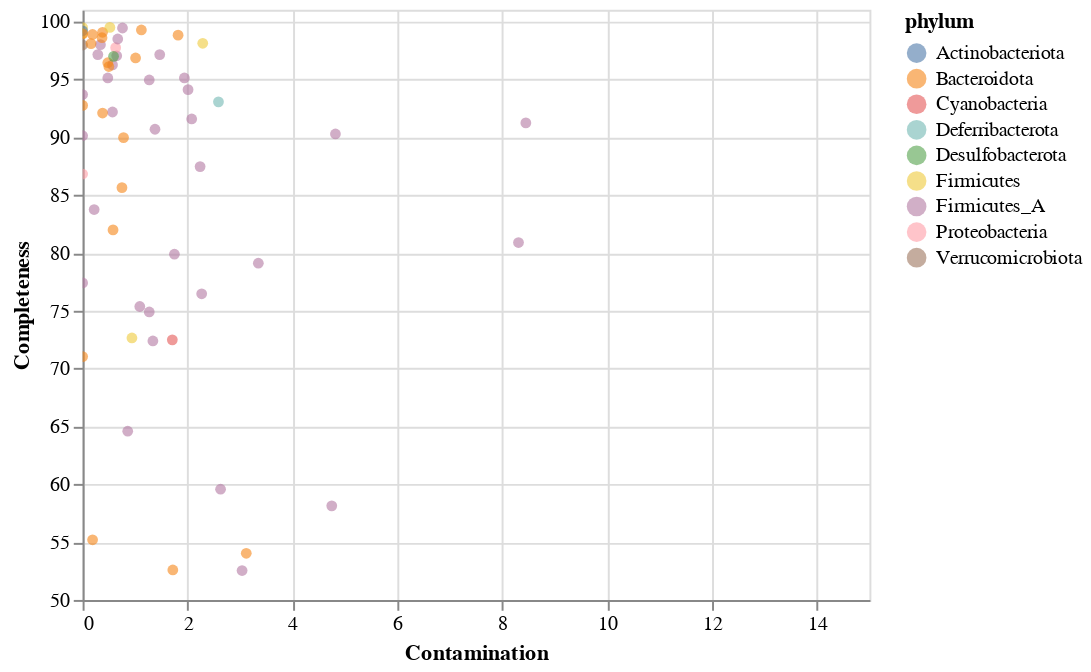

This figure's notebook cell:
### Code cell
xscale = alt.Scale(domain=(0, 15))
yscale = alt.Scale(domain=(50, 101))

alt.Chart(genome_quality).mark_circle(opacity= .6).encode(
    alt.X('Contamination', scale=xscale),
    alt.Y('Completeness', scale=yscale),
    color='phylum',
    tooltip=['Name', 'Id', 'Contamination','Completeness' ]
).interactive()

### Figure 1 — Vega-Lite specification as saved in the notebook (floating-point values rounded to 4 significant figures)
{"config": {"view": {"continuousWidth": 400, "continuousHeight": 300}}, "data": {"name": "data-914d5756d6bb778fce6fdba51584461f"}, "mark": {"type": "circle", "opacity": 0.6}, "encoding": {"color": {"type": "nominal", "field": "phylum"}, "tooltip": [{"type": "nominal", "field": "Name"}, {"type": "nominal", "field": "Id"}, {"type": "quantitative", "field": "Contamination"}, {"type": "quantitative", "field": "Completeness"}], "x": {"type": "quantitative", "field": "Contamination", "scale": {"domain": [0, 15]}}, "y": {"type": "quantitative", "field": "Completeness", "scale": {"domain": [50, 101]}}}, "selection": {"selector001": {"type": "interval", "bind": "scales", "encodings": ["x", "y"]}}, "$schema": "https://vega.github.io/schema/vega-lite/v4.0.0.json", "datasets": {"data-914d5756d6bb778fce6fdba51584461f": [{"Marker lineage": "k__Bacteria (UID203)", "# genomes": 5449, "# markers": 103, "# marker sets": 57, "0": 57, "1": 44, "2": 2, "3": 0, "4": 0, "5+": 0, "Completeness": 59.57, "Contamination": 2.63, "Strain heterogeneity": 0.0, "Quality_Score": 46.42, "Lineage": "k__Bacteria", "Id": "MAG01", "kindom": "Bacteria", "phylum": "Firmicutes_A", "class": "Clostridia", "order": "Lachnospirales", "family": "Lachnospiraceae", "genus": "Acetatifactor", "species": null, "Name": "Acetatifactor MAG01"}, {"Marker lineage": "o__Bacteroidales (UID2617)", "# genomes": 213, "# markers": 406, "# marker sets": 265, "0": 198, "1": 207, "2": 1, "3": 0, "4": 0, "5+": 0, "Completeness": 55.2, "Contamination": 0.19, "Strain heterogeneity": 0.0, "Quality_Score": 54.25, "Lineage": "o__Bacteroidales", "Id": "MAG02", "kindom": "Bacteria", "phylum": "Bacteroidota", "class": "Bacteroidia", "order": "Bacteroidales", "family": "Muribaculaceae", "genus": "CAG-485", "species": "CAG-485 sp002361155", "Name": "CAG-485 sp002361155"}, {"Marker lineage": "f__Lachnospiraceae (UID1255)", "# genomes": 90, "# markers": 354, "# marker sets": 174, "0": 89, "1": 262, "2": 3, "3": 0, "4": 0, "5+": 0, "Completeness": 72.38, "Contamination": 1.34, "Strain heterogeneity": 0.0, "Quality_Score": 65.68, "Lineage": "f__Lachnospiraceae", "Id": "MAG03", "kindom": "Bacteria", "phylum": "Firmicutes_A", "class": "Clostridia", "order": "Lachnospirales", "family": "Lachnospiraceae", "genus": "CAG-95", "species": "CAG-95 sp000403495", "Name": "CAG-95 sp000403495"}, {"Marker lineage": "f__Lachnospiraceae (UID1255)", "# genomes": 90, "# markers": 354, "# marker sets": 174, "0": 14, "1": 339, "2": 1, "3": 0, "4": 0, "5+": 0, "Completeness": 96.24, "Contamination": 0.57, "Strain heterogeneity": 0.0, "Quality_Score": 93.39, "Lineage": "f__Lachnospiraceae", "Id": "MAG04", "kindom": "Bacteria", "phylum": "Firmicutes_A", "class": "Clostridia", "order": "Lachnospirales", "family": "Lachnospiraceae", "genus": null, "species": null, "Name": "Lachnospiraceae MAG04"}, {"Marker lineage": "k__Bacteria (UID203)", "# genomes": 5449, "# markers": 103, "# marker sets": 57, "0": 8, "1": 70, "2": 25, "3": 0, "4": 0, "5+": 0, "Completeness": 91.23, "Contamination": 8.45, "Strain heterogeneity": 28.0, "Quality_Score": 48.98, "Lineage": "k__Bacteria", "Id": "MAG05", "kindom": "Bacteria", "phylum": "Firmicutes_A", "class": "Clostridia", "order": "Lachnospirales", "family": "Lachnospiraceae", "genus": "An181", "species": null, "Name": "An181 MAG05"}, {"Marker lineage": "o__Clostridiales (UID1226)", "# genomes": 155, "# markers": 278, "# marker sets": 158, "0": 8, "1": 267, "2": 3, "3": 0, "4": 0, "5+": 0, "Completeness": 94.94, "Contamination": 1.27, "Strain heterogeneity": 0.0, "Quality_Score": 88.59, "Lineage": "o__Clostridiales", "Id": "MAG06", "kindom": "Bacteria", "phylum": "Firmicutes_A", "class": "Clostridia", "order": "Lachnospirales", "family": "Lachnospiraceae", "genus": null, "species": null, "Name": "Lachnospiraceae MAG06"}, {"Marker lineage": "f__Lachnospiraceae (UID1256)", "# genomes": 33, "# markers": 333, "# marker sets": 171, "0": 80, "1": 249, "2": 4, "3": 0, "4": 0, "5+": 0, "Completeness": 79.88, "Contamination": 1.75, "Strain heterogeneity": 0.0, "Quality_Score": 71.13, "Lineage": "f__Lachnospiraceae", "Id": "MAG07", "kindom": "Bacteria", "phylum": "Firmicutes_A", "class": "Clostridia", "order": "Lachnospirales", "family": "Lachnospiraceae", "genus": "Dorea", "species": null, "Name": "Dorea MAG07"}, {"Marker lineage": "g__Lactobacillus (UID380)", "# genomes": 58, "# markers": 449, "# marker sets": 129, "0": 2, "1": 447, "2": 0, "3": 0, "4": 0, "5+": 0, "Completeness": 98.97, "Contamination": 0.0, "Strain heterogeneity": 0.0, "Quality_Score": 98.97, "Lineage": "g__Lactobacillus", "Id": "MAG08", "kindom": "Bacteria", "phylum": "Firmicutes", "class": "Bacilli", "order": "Lactobacillales", "family": "Lactobacillaceae", "genus": "Lactobacillus", "species": "Lactobacillus johnsonii", "Name": "Lactobacillus johnsonii"}, {"Marker lineage": "o__Bacteroidales (UID2617)", "# genomes": 213, "# markers": 406, "# marker sets": 265, "0": 13, "1": 391, "2": 2, "3": 0, "4": 0, "5+": 0, "Completeness": 96.1, "Contamination": 0.5, "Strain heterogeneity": 0.0, "Quality_Score": 93.6, "Lineage": "o__Bacteroidales", "Id": "MAG09", "kindom": "Bacteria", "phylum": "Bacteroidota", "class": "Bacteroidia", "order": "Bacteroidales", "family": "Muribaculaceae", "genus": "CAG-485", "species": null, "Name": "CAG-485 MAG09"}, {"Marker lineage": "o__Bacteroidales (UID2617)", "# genomes": 213, "# markers": 406, "# marker sets": 265, "0": 28, "1": 378, "2": 0, "3": 0, "4": 0, "5+": 0, "Completeness": 92.74, "Contamination": 0.0, "Strain heterogeneity": 0.0, "Quality_Score": 92.74, "Lineage": "o__Bacteroidales", "Id": "MAG10", "kindom": "Bacteria", "phylum": "Bacteroidota", "class": "Bacteroidia", "order": "Bacteroidales", "family": "Muribaculaceae", "genus": "UBA7173", "species": "UBA7173 sp001689485", "Name": "UBA7173 sp001689485"}, {"Marker lineage": "o__Lactobacillales (UID355)", "# genomes": 490, "# markers": 336, "# marker sets": 184, "0": 1, "1": 335, "2": 0, "3": 0, "4": 0, "5+": 0, "Completeness": 99.46, "Contamination": 0.0, "Strain heterogeneity": 0.0, "Quality_Score": 99.46, "Lineage": "o__Lactobacillales", "Id": "MAG11", "kindom": "Bacteria", "phylum": "Firmicutes", "class": "Bacilli", "order": "Lactobacillales", "family": "Lactobacillaceae", "genus": "Limosilactobacillus", "species": "Limosilactobacillus reuteri", "Name": "Limosilactobacillus reuteri"}, {"Marker lineage": "o__Clostridiales (UID1212)", "# genomes": 172, "# markers": 263, "# marker sets": 149, "0": 3, "1": 259, "2": 1, "3": 0, "4": 0, "5+": 0, "Completeness": 97.99, "Contamination": 0.34, "Strain heterogeneity": 0.0, "Quality_Score": 96.29, "Lineage": "o__Clostridiales", "Id": "MAG12", "kindom": "Bacteria", "phylum": "Firmicutes_A", "class": "Clostridia", "order": "Oscillospirales", "family": "Acutalibacteraceae", "genus": "Eubacterium_R", "species": null, "Name": "Eubacterium_R MAG12"}, {"Marker lineage": "f__Lachnospiraceae (UID1255)", "# genomes": 90, "# markers": 354, "# marker sets": 174, "0": 22, "1": 328, "2": 4, "3": 0, "4": 0, "5+": 0, "Completeness": 94.1, "Contamination": 2.01, "Strain heterogeneity": 0.0, "Quality_Score": 84.05, "Lineage": "f__Lachnospiraceae", "Id": "MAG13", "kindom": "Bacteria", "phylum": "Firmicutes_A", "class": "Clostridia", "order": "Lachnospirales", "family": "Lachnospiraceae", "genus": null, "species": null, "Name": "Lachnospiraceae MAG13"}, {"Marker lineage": "k__Bacteria (UID203)", "# genomes": 5449, "# markers": 104, "# marker sets": 58, "0": 56, "1": 48, "2": 0, "3": 0, "4": 0, "5+": 0, "Completeness": 71.03, "Contamination": 0.0, "Strain heterogeneity": 0.0, "Quality_Score": 71.03, "Lineage": "k__Bacteria", "Id": "MAG14", "kindom": "Bacteria", "phylum": "Bacteroidota", "class": "Bacteroidia", "order": "Bacteroidales", "family": "Muribaculaceae", "genus": "CAG-485", "species": null, "Name": "CAG-485 MAG14"}, {"Marker lineage": "o__Clostridiales (UID1226)", "# genomes": 155, "# markers": 278, "# marker sets": 158, "0": 65, "1": 210, "2": 3, "3": 0, "4": 0, "5+": 0, "Completeness": 74.89, "Contamination": 1.27, "Strain heterogeneity": 0.0, "Quality_Score": 68.54, "Lineage": "o__Clostridiales", "Id": "MAG15", "kindom": "Bacteria", "phylum": "Firmicutes_A", "class": "Clostridia", "order": "Lachnospirales", "family": "Lachnospiraceae", "genus": "UBA7182", "species": null, "Name": "UBA7182 MAG15"}, {"Marker lineage": "k__Bacteria (UID2982)", "# genomes": 88, "# markers": 229, "# marker sets": 147, "0": 3, "1": 226, "2": 0, "3": 0, "4": 0, "5+": 0, "Completeness": 97.96, "Contamination": 0.0, "Strain heterogeneity": 0.0, "Quality_Score": 97.96, "Lineage": "k__Bacteria", "Id": "MAG16", "kindom": "Bacteria", "phylum": "Verrucomicrobiota", "class": "Verrucomicrobiae", "order": "Verrucomicrobiales", "family": "Akkermansiaceae", "genus": "Akkermansia", "species": "Akkermansia muciniphila", "Name": "Akkermansia muciniphila"}, {"Marker lineage": "f__Lachnospiraceae (UID1255)", "# genomes": 90, "# markers": 354, "# marker sets": 174, "0": 16, "1": 336, "2": 2, "3": 0, "4": 0, "5+": 0, "Completeness": 97.03, "Contamination": 0.65, "Strain heterogeneity": 0.0, "Quality_Score": 93.78, "Lineage": "f__Lachnospiraceae", "Id": "MAG17", "kindom": "Bacteria", "phylum": "Firmicutes_A", "class": "Clostridia", "order": "Lachnospirales", "family": "Lachnospiraceae", "genus": "Acetatifactor", "species": null, "Name": "Acetatifactor MAG17"}, {"Marker lineage": "o__Clostridiales (UID1212)", "# genomes": 172, "# markers": 257, "# marker sets": 149, "0": 123, "1": 124, "2": 10, "3": 0, "4": 0, "5+": 0, "Completeness": 58.13, "Contamination": 4.75, "Strain heterogeneity": 10.0, "Quality_Score": 34.38, "Lineage": "o__Clostridiales", "Id": "MAG18", "kindom": "Bacteria", "phylum": "Firmicutes_A", "class": "Clostridia", "order": "Oscillospirales", "family": "Oscillospiraceae", "genus": "Lawsonibacter", "species": null, "Name": "Lawsonibacter MAG18"}, {"Marker lineage": "o__Clostridiales (UID1212)", "# genomes": 172, "# markers": 263, "# marker sets": 149, "0": 48, "1": 214, "2": 1, "3": 0, "4": 0, "5+": 0, "Completeness": 83.74, "Contamination": 0.22, "Strain heterogeneity": 100.0, "Quality_Score": 82.64, "Lineage": "o__Clostridiales", "Id": "MAG19", "kindom": "Bacteria", "phylum": "Firmicutes_A", "class": "Clostridia", "order": "Oscillospirales", "family": "Ruminococcaceae", "genus": "Angelakisella", "species": null, "Name": "Angelakisella MAG19"}, {"Marker lineage": "f__Lachnospiraceae (UID1255)", "# genomes": 90, "# markers": 354, "# marker sets": 174, "0": 7, "1": 346, "2": 1, "3": 0, "4": 0, "5+": 0, "Completeness": 97.13, "Contamination": 0.29, "Strain heterogeneity": 0.0, "Quality_Score": 95.68, "Lineage": "f__Lachnospiraceae", "Id": "MAG20", "kindom": "Bacteria", "phylum": "Firmicutes_A", "class": "Clostridia", "order": "Lachnospirales", "family": "Lachnospiraceae", "genus": "Kineothrix", "species": "Kineothrix sp000403275", "Name": "Kineothrix sp000403275"}, {"Marker lineage": "o__Clostridiales (UID1212)", "# genomes": 172, "# markers": 263, "# marker sets": 149, "0": 22, "1": 228, "2": 12, "3": 1, "4": 0, "5+": 0, "Completeness": 90.27, "Contamination": 4.82, "Strain heterogeneity": 33.33, "Quality_Score": 66.17, "Lineage": "o__Clostridiales", "Id": "MAG21", "kindom": "Bacteria", "phylum": "Firmicutes_A", "class": "Clostridia", "order": "Oscillospirales", "family": "Oscillospiraceae", "genus": null, "species": null, "Name": "Oscillospiraceae MAG21"}, {"Marker lineage": "c__Clostridia (UID1118)", "# genomes": 387, "# markers": 223, "# marker sets": 124, "0": 12, "1": 211, "2": 0, "3": 0, "4": 0, "5+": 0, "Completeness": 93.68, "Contamination": 0.0, "Strain heterogeneity": 0.0, "Quality_Score": 93.68, "Lineage": "c__Clostridia", "Id": "MAG22", "kindom": "Bacteria", "phylum": "Firmicutes_A", "class": "Clostridia_A", "order": "Christensenellales", "family": "UBA3700", "genus": null, "species": null, "Name": "UBA3700 MAG22"}, {"Marker lineage": "f__Lachnospiraceae (UID1255)", "# genomes": 90, "# markers": 354, "# marker sets": 174, "0": 27, "1": 326, "2": 1, "3": 0, "4": 0, "5+": 0, "Completeness": 92.17, "Contamination": 0.57, "Strain heterogeneity": 0.0, "Quality_Score": 89.32, "Lineage": "f__Lachnospiraceae", "Id": "MAG23", "kindom": "Bacteria", "phylum": "Firmicutes_A", "class": "Clostridia", "order": "Lachnospirales", "family": "Lachnospiraceae", "genus": "Kineothrix", "species": null, "Name": "Kineothrix MAG23"}, {"Marker lineage": "p__Bacteroidetes (UID2605)", "# genomes": 350, "# markers": 314, "# marker sets": 208, "0": 4, "1": 309, "2": 1, "3": 0, "4": 0, "5+": 0, "Completeness": 98.08, "Contamination": 0.16, "Strain heterogeneity": 0.0, "Quality_Score": 97.28, "Lineage": "p__Bacteroidetes", "Id": "MAG24", "kindom": "Bacteria", "phylum": "Bacteroidota", "class": "Bacteroidia", "order": "Bacteroidales", "family": "Rikenellaceae", "genus": "Alistipes", "species": "Alistipes sp002362235", "Name": "Alistipes sp002362235"}, {"Marker lineage": "o__Bacteroidales (UID2617)", "# genomes": 213, "# markers": 406, "# marker sets": 265, "0": 7, "1": 398, "2": 1, "3": 0, "4": 0, "5+": 0, "Completeness": 99.06, "Contamination": 0.38, "Strain heterogeneity": 0.0, "Quality_Score": 97.16, "Lineage": "o__Bacteroidales", "Id": "MAG25", "kindom": "Bacteria", "phylum": "Bacteroidota", "class": "Bacteroidia", "order": "Bacteroidales", "family": "Muribaculaceae", "genus": "Paramuribaculum", "species": null, "Name": "Paramuribaculum MAG25"}, {"Marker lineage": "k__Bacteria (UID2495)", "# genomes": 2993, "# markers": 147, "# marker sets": 91, "0": 12, "1": 135, "2": 0, "3": 0, "4": 0, "5+": 0, "Completeness": 86.81, "Contamination": 0.0, "Strain heterogeneity": 0.0, "Quality_Score": 86.81, "Lineage": "k__Bacteria", "Id": "MAG26", "kindom": "Bacteria", "phylum": "Proteobacteria", "class": "Alphaproteobacteria", "order": "Rs-D84", "family": "Rs-D84", "genus": "Rs-D84", "species": null, "Name": "Rs-D84 MAG26"}, {"Marker lineage": "c__Clostridia (UID1118)", "# genomes": 387, "# markers": 223, "# marker sets": 124, "0": 18, "1": 205, "2": 0, "3": 0, "4": 0, "5+": 0, "Completeness": 90.12, "Contamination": 0.0, "Strain heterogeneity": 0.0, "Quality_Score": 90.12, "Lineage": "c__Clostridia", "Id": "MAG27", "kindom": "Bacteria", "phylum": "Firmicutes_A", "class": "Clostridia_A", "order": "Christensenellales", "family": "UBA3700", "genus": null, "species": null, "Name": "UBA3700 MAG27"}, {"Marker lineage": "f__Lachnospiraceae (UID1286)", "# genomes": 57, "# markers": 420, "# marker sets": 207, "0": 102, "1": 312, "2": 6, "3": 0, "4": 0, "5+": 0, "Completeness": 76.46, "Contamination": 2.27, "Strain heterogeneity": 0.0, "Quality_Score": 65.11, "Lineage": "f__Lachnospiraceae", "Id": "MAG28", "kindom": "Bacteria", "phylum": "Firmicutes_A", "class": "Clostridia", "order": "Lachnospirales", "family": "Lachnospiraceae", "genus": "1XD42-69", "species": null, "Name": "1XD42-69 MAG28"}, {"Marker lineage": "k__Bacteria (UID1453)", "# genomes": 901, "# markers": 171, "# marker sets": 117, "0": 36, "1": 133, "2": 2, "3": 0, "4": 0, "5+": 0, "Completeness": 72.48, "Contamination": 1.71, "Strain heterogeneity": 0.0, "Quality_Score": 63.93, "Lineage": "k__Bacteria", "Id": "MAG29", "kindom": "Bacteria", "phylum": "Cyanobacteria", "class": "Vampirovibrionia", "order": "Gastranaerophilales", "family": "Gastranaerophilaceae", "genus": "Zag111", "species": null, "Name": "Zag111 MAG29"}, {"Marker lineage": "o__Lactobacillales (UID374)", "# genomes": 471, "# markers": 350, "# marker sets": 191, "0": 1, "1": 348, "2": 1, "3": 0, "4": 0, "5+": 0, "Completeness": 99.48, "Contamination": 0.52, "Strain heterogeneity": 0.0, "Quality_Score": 96.88, "Lineage": "o__Lactobacillales", "Id": "MAG30", "kindom": "Bacteria", "phylum": "Firmicutes", "class": "Bacilli", "order": "Lactobacillales", "family": "Lactobacillaceae", "genus": "Ligilactobacillus", "species": "Ligilactobacillus murinus", "Name": "Ligilactobacillus murinus"}, {"Marker lineage": "f__Lachnospiraceae (UID1255)", "# genomes": 90, "# markers": 354, "# marker sets": 174, "0": 1, "1": 350, "2": 3, "3": 0, "4": 0, "5+": 0, "Completeness": 99.43, "Contamination": 0.76, "Strain heterogeneity": 0.0, "Quality_Score": 95.63, "Lineage": "f__Lachnospiraceae", "Id": "MAG31", "kindom": "Bacteria", "phylum": "Firmicutes_A", "class": "Clostridia", "order": "Lachnospirales", "family": "Lachnospiraceae", "genus": "Acetatifactor", "species": null, "Name": "Acetatifactor MAG31"}, {"Marker lineage": "f__Lachnospiraceae (UID1286)", "# genomes": 57, "# markers": 420, "# marker sets": 207, "0": 14, "1": 405, "2": 1, "3": 0, "4": 0, "5+": 0, "Completeness": 95.11, "Contamination": 0.48, "Strain heterogeneity": 0.0, "Quality_Score": 92.71, "Lineage": "f__Lachnospiraceae", "Id": "MAG32", "kindom": "Bacteria", "phylum": "Firmicutes_A", "class": "Clostridia", "order": "Lachnospirales", "family": "Lachnospiraceae", "genus": "1XD42-69", "species": null, "Name": "1XD42-69 MAG32"}, {"Marker lineage": "p__Actinobacteria (UID2112)", "# genomes": 31, "# markers": 211, "# marker sets": 124, "0": 1, "1": 210, "2": 0, "3": 0, "4": 0, "5+": 0, "Completeness": 99.19, "Contamination": 0.0, "Strain heterogeneity": 0.0, "Quality_Score": 99.19, "Lineage": "p__Actinobacteria", "Id": "MAG33", "kindom": "Bacteria", "phylum": "Actinobacteriota", "class": "Coriobacteriia", "order": "Coriobacteriales", "family": "Atopobiaceae", "genus": "NM07-P-09", "species": "NM07-P-09 sp004793925", "Name": "NM07-P-09 sp004793925"}, {"Marker lineage": "o__Bacteroidales (UID2617)", "# genomes": 213, "# markers": 406, "# marker sets": 265, "0": 24, "1": 377, "2": 5, "3": 0, "4": 0, "5+": 0, "Completeness": 96.84, "Contamination": 1.01, "Strain heterogeneity": 0.0, "Quality_Score": 91.79, "Lineage": "o__Bacteroidales", "Id": "MAG34", "kindom": "Bacteria", "phylum": "Bacteroidota", "class": "Bacteroidia", "order": "Bacteroidales", "family": "Muribaculaceae", "genus": "CAG-485", "species": null, "Name": "CAG-485 MAG34"}, {"Marker lineage": "o__Bacteroidales (UID2617)", "# genomes": 213, "# markers": 406, "# marker sets": 265, "0": 5, "1": 395, "2": 6, "3": 0, "4": 0, "5+": 0, "Completeness": 98.81, "Contamination": 1.82, "Strain heterogeneity": 0.0, "Quality_Score": 89.71, "Lineage": "o__Bacteroidales", "Id": "MAG35", "kindom": "Bacteria", "phylum": "Bacteroidota", "class": "Bacteroidia", "order": "Bacteroidales", "family": "Muribaculaceae", "genus": "UBA7173", "species": "UBA7173 sp001915385", "Name": "UBA7173 sp001915385"}, {"Marker lineage": "f__Lachnospiraceae (UID1256)", "# genomes": 33, "# markers": 333, "# marker sets": 171, "0": 49, "1": 270, "2": 12, "3": 2, "4": 0, "5+": 0, "Completeness": 87.45, "Contamination": 2.24, "Strain heterogeneity": 16.67, "Quality_Score": 76.25, "Lineage": "f__Lachnospiraceae", "Id": "MAG36", "kindom": "Bacteria", "phylum": "Firmicutes_A", "class": "Clostridia", "order": "Lachnospirales", "family": "Lachnospiraceae", "genus": "Dorea", "species": null, "Name": "Dorea MAG36"}, {"Marker lineage": "f__Lachnospiraceae (UID1255)", "# genomes": 90, "# markers": 354, "# marker sets": 174, "0": 33, "1": 308, "2": 13, "3": 0, "4": 0, "5+": 0, "Completeness": 90.68, "Contamination": 1.38, "Strain heterogeneity": 61.54, "Quality_Score": 83.78, "Lineage": "f__Lachnospiraceae", "Id": "MAG37", "kindom": "Bacteria", "phylum": "Firmicutes_A", "class": "Clostridia", "order": "Lachnospirales", "family": "Lachnospiraceae", "genus": "Acetatifactor", "species": null, "Name": "Acetatifactor MAG37"}, {"Marker lineage": "p__Bacteroidetes (UID2605)", "# genomes": 350, "# markers": 316, "# marker sets": 210, "0": 8, "1": 307, "2": 1, "3": 0, "4": 0, "5+": 0, "Completeness": 96.43, "Contamination": 0.48, "Strain heterogeneity": 0.0, "Quality_Score": 94.03, "Lineage": "p__Bacteroidetes", "Id": "MAG38", "kindom": "Bacteria", "phylum": "Bacteroidota", "class": "Bacteroidia", "order": "Bacteroidales", "family": "UBA932", "genus": "RC9", "species": "RC9 sp002298075", "Name": "RC9 sp002298075"}, {"Marker lineage": "p__Proteobacteria (UID3887)", "# genomes": 1487, "# markers": 255, "# marker sets": 158, "0": 5, "1": 249, "2": 1, "3": 0, "4": 0, "5+": 0, "Completeness": 97.73, "Contamination": 0.63, "Strain heterogeneity": 100.0, "Quality_Score": 94.58, "Lineage": "p__Proteobacteria", "Id": "MAG39", "kindom": "Bacteria", "phylum": "Proteobacteria", "class": "Gammaproteobacteria", "order": "Burkholderiales", "family": "Burkholderiaceae", "genus": "Parasutterella", "species": "Parasutterella sp900552195", "Name": "Parasutterella sp900552195"}, {"Marker lineage": "k__Bacteria (UID2372)", "# genomes": 131, "# markers": 177, "# marker sets": 106, "0": 2, "1": 170, "2": 5, "3": 0, "4": 0, "5+": 0, "Completeness": 98.11, "Contamination": 2.29, "Strain heterogeneity": 0.0, "Quality_Score": 86.66, "Lineage": "k__Bacteria", "Id": "MAG40", "kindom": "Bacteria", "phylum": "Firmicutes", "class": "Bacilli", "order": "Erysipelotrichales", "family": "Erysipelotrichaceae", "genus": "Faecalibaculum", "species": "Faecalibaculum rodentium", "Name": "Faecalibaculum rodentium"}, {"Marker lineage": "k__Bacteria (UID203)", "# genomes": 5449, "# markers": 104, "# marker sets": 58, "0": 56, "1": 47, "2": 1, "3": 0, "4": 0, "5+": 0, "Completeness": 64.58, "Contamination": 0.86, "Strain heterogeneity": 100.0, "Quality_Score": 60.28, "Lineage": "k__Bacteria", "Id": "MAG41", "kindom": "Bacteria", "phylum": "Firmicutes_A", "class": "Clostridia", "order": "Oscillospirales", "family": "Oscillospiraceae", "genus": null, "species": null, "Name": "Oscillospiraceae MAG41"}, {"Marker lineage": "k__Bacteria (UID2372)", "# genomes": 131, "# markers": 177, "# marker sets": 106, "0": 33, "1": 143, "2": 1, "3": 0, "4": 0, "5+": 0, "Completeness": 72.64, "Contamination": 0.94, "Strain heterogeneity": 0.0, "Quality_Score": 67.94, "Lineage": "k__Bacteria", "Id": "MAG42", "kindom": "Bacteria", "phylum": "Firmicutes", "class": "Bacilli", "order": "Erysipelotrichales", "family": "Erysipelatoclostridiaceae", "genus": "Erysipelatoclostridium", "species": "Erysipelatoclostridium cocleatum", "Name": "Erysipelatoclostridium cocleatum"}, {"Marker lineage": "f__Lachnospiraceae (UID1255)", "# genomes": 90, "# markers": 354, "# marker sets": 174, "0": 17, "1": 330, "2": 7, "3": 0, "4": 0, "5+": 0, "Completeness": 95.11, "Contamination": 1.94, "Strain heterogeneity": 0.0, "Quality_Score": 85.41, "Lineage": "f__Lachnospiraceae", "Id": "MAG43", "kindom": "Bacteria", "phylum": "Firmicutes_A", "class": "Clostridia", "order": "Lachnospirales", "family": "Lachnospiraceae", "genus": "CAG-95", "species": null, "Name": "CAG-95 MAG43"}, {"Marker lineage": "p__Bacteroidetes (UID2605)", "# genomes": 350, "# markers": 314, "# marker sets": 208, "0": 150, "1": 154, "2": 10, "3": 0, "4": 0, "5+": 0, "Completeness": 54.03, "Contamination": 3.12, "Strain heterogeneity": 10.0, "Quality_Score": 38.43, "Lineage": "p__Bacteroidetes", "Id": "MAG44", "kindom": "Bacteria", "phylum": "Bacteroidota", "class": "Bacteroidia", "order": "Bacteroidales", "family": "Rikenellaceae", "genus": "Alistipes", "species": "Alistipes sp002428825", "Name": "Alistipes sp002428825"}, {"Marker lineage": "o__Bacteroidales (UID2654)", "# genomes": 163, "# markers": 486, "# marker sets": 266, "0": 5, "1": 480, "2": 1, "3": 0, "4": 0, "5+": 0, "Completeness": 98.87, "Contamination": 0.19, "Strain heterogeneity": 0.0, "Quality_Score": 97.92, "Lineage": "o__Bacteroidales", "Id": "MAG45", "kindom": "Bacteria", "phylum": "Bacteroidota", "class": "Bacteroidia", "order": "Bacteroidales", "family": "Bacteroidaceae", "genus": "Phocaeicola", "species": "Phocaeicola vulgatus", "Name": "Phocaeicola vulgatus"}, {"Marker lineage": "k__Bacteria (UID203)", "# genomes": 5449, "# markers": 98, "# marker sets": 58, "0": 16, "1": 67, "2": 15, "3": 0, "4": 0, "5+": 0, "Completeness": 80.89, "Contamination": 8.31, "Strain heterogeneity": 0.0, "Quality_Score": 39.34, "Lineage": "k__Bacteria", "Id": "MAG46", "kindom": "Bacteria", "phylum": "Firmicutes_A", "class": "Clostridia", "order": "Oscillospirales", "family": "Oscillospiraceae", "genus": "UBA9475", "species": null, "Name": "UBA9475 MAG46"}, {"Marker lineage": "f__Lachnospiraceae (UID1255)", "# genomes": 90, "# markers": 354, "# marker sets": 174, "0": 52, "1": 295, "2": 7, "3": 0, "4": 0, "5+": 0, "Completeness": 91.57, "Contamination": 2.08, "Strain heterogeneity": 0.0, "Quality_Score": 81.17, "Lineage": "f__Lachnospiraceae", "Id": "MAG47", "kindom": "Bacteria", "phylum": "Firmicutes_A", "class": "Clostridia", "order": "Lachnospirales", "family": "Lachnospiraceae", "genus": "Acetatifactor", "species": null, "Name": "Acetatifactor MAG47"}, {"Marker lineage": "o__Bacteroidales (UID2617)", "# genomes": 213, "# markers": 406, "# marker sets": 265, "0": 44, "1": 361, "2": 1, "3": 0, "4": 0, "5+": 0, "Completeness": 92.08, "Contamination": 0.38, "Strain heterogeneity": 0.0, "Quality_Score": 90.18, "Lineage": "o__Bacteroidales", "Id": "MAG48", "kindom": "Bacteria", "phylum": "Bacteroidota", "class": "Bacteroidia", "order": "Bacteroidales", "family": "Muribaculaceae", "genus": "Paramuribaculum", "species": "Paramuribaculum sp900553585", "Name": "Paramuribaculum sp900553585"}, {"Marker lineage": "o__Bacteroidales (UID2657)", "# genomes": 160, "# markers": 490, "# marker sets": 268, "0": 17, "1": 472, "2": 1, "3": 0, "4": 0, "5+": 0, "Completeness": 98.59, "Contamination": 0.37, "Strain heterogeneity": 0.0, "Quality_Score": 96.74, "Lineage": "o__Bacteroidales", "Id": "MAG49", "kindom": "Bacteria", "phylum": "Bacteroidota", "class": "Bacteroidia", "order": "Bacteroidales", "family": "Bacteroidaceae", "genus": "Bacteroides", "species": "Bacteroides intestinalis", "Name": "Bacteroides intestinalis"}, {"Marker lineage": "o__Clostridiales (UID1212)", "# genomes": 172, "# markers": 257, "# marker sets": 149, "0": 46, "1": 211, "2": 0, "3": 0, "4": 0, "5+": 0, "Completeness": 77.4, "Contamination": 0.0, "Strain heterogeneity": 0.0, "Quality_Score": 77.4, "Lineage": "o__Clostridiales", "Id": "MAG50", "kindom": "Bacteria", "phylum": "Firmicutes_A", "class": "Clostridia", "order": "Oscillospirales", "family": "Oscillospiraceae", "genus": "UBA9475", "species": null, "Name": "UBA9475 MAG50"}, {"Marker lineage": "k__Bacteria (UID3187)", "# genomes": 2258, "# markers": 186, "# marker sets": 116, "0": 9, "1": 174, "2": 3, "3": 0, "4": 0, "5+": 0, "Completeness": 93.05, "Contamination": 2.59, "Strain heterogeneity": 0.0, "Quality_Score": 80.1, "Lineage": "k__Bacteria", "Id": "MAG51", "kindom": "Bacteria", "phylum": "Deferribacterota", "class": "Deferribacteres", "order": "Deferribacterales", "family": "Mucispirillaceae", "genus": "Mucispirillum", "species": "Mucispirillum schaedleri", "Name": "Mucispirillum schaedleri"}, {"Marker lineage": "f__Lachnospiraceae (UID1255)", "# genomes": 90, "# markers": 354, "# marker sets": 174, "0": 60, "1": 282, "2": 12, "3": 0, "4": 0, "5+": 0, "Completeness": 79.1, "Contamination": 3.35, "Strain heterogeneity": 25.0, "Quality_Score": 62.35, "Lineage": "f__Lachnospiraceae", "Id": "MAG52", "kindom": "Bacteria", "phylum": "Firmicutes_A", "class": "Clostridia", "order": "Lachnospirales", "family": "Lachnospiraceae", "genus": "Acetatifactor", "species": null, "Name": "Acetatifactor MAG52"}, {"Marker lineage": "f__Lachnospiraceae (UID1255)", "# genomes": 90, "# markers": 354, "# marker sets": 174, "0": 5, "1": 344, "2": 5, "3": 0, "4": 0, "5+": 0, "Completeness": 97.13, "Contamination": 1.47, "Strain heterogeneity": 0.0, "Quality_Score": 89.78, "Lineage": "f__Lachnospiraceae", "Id": "MAG53", "kindom": "Bacteria", "phylum": "Firmicutes_A", "class": "Clostridia", "order": "Lachnospirales", "family": "Lachnospiraceae", "genus": "14-2", "species": null, "Name": "14-2 MAG53"}, {"Marker lineage": "c__Deltaproteobacteria (UID3218)", "# genomes": 61, "# markers": 284, "# marker sets": 169, "0": 7, "1": 276, "2": 1, "3": 0, "4": 0, "5+": 0, "Completeness": 96.98, "Contamination": 0.59, "Strain heterogeneity": 0.0, "Quality_Score": 94.03, "Lineage": "c__Deltaproteobacteria", "Id": "MAG54", "kindom": "Bacteria", "phylum": "Desulfobacterota", "class": "Desulfovibrionia", "order": "Desulfovibrionales", "family": "Desulfovibrionaceae", "genus": "Mailhella", "species": null, "Name": "Mailhella MAG54"}, {"Marker lineage": "f__Lachnospiraceae (UID1255)", "# genomes": 90, "# markers": 354, "# marker sets": 174, "0": 10, "1": 342, "2": 2, "3": 0, "4": 0, "5+": 0, "Completeness": 98.48, "Contamination": 0.67, "Strain heterogeneity": 0.0, "Quality_Score": 95.13, "Lineage": "f__Lachnospiraceae", "Id": "MAG55", "kindom": "Bacteria", "phylum": "Firmicutes_A", "class": "Clostridia", "order": "Lachnospirales", "family": "Lachnospiraceae", "genus": "1XD8-76", "species": null, "Name": "1XD8-76 MAG55"}, {"Marker lineage": "o__Bacteroidales (UID2621)", "# genomes": 198, "# markers": 427, "# marker sets": 260, "0": 71, "1": 354, "2": 2, "3": 0, "4": 0, "5+": 0, "Completeness": 81.98, "Contamination": 0.58, "Strain heterogeneity": 0.0, "Quality_Score": 79.08, "Lineage": "o__Bacteroidales", "Id": "MAG56", "kindom": "Bacteria", "phylum": "Bacteroidota", "class": "Bacteroidia", "order": "Bacteroidales", "family": "Tannerellaceae", "genus": "Parabacteroides", "species": "Parabacteroides goldsteinii", "Name": "Parabacteroides goldsteinii"}, {"Marker lineage": "o__Bacteroidales (UID2617)", "# genomes": 213, "# markers": 406, "# marker sets": 265, "0": 38, "1": 364, "2": 4, "3": 0, "4": 0, "5+": 0, "Completeness": 89.96, "Contamination": 0.78, "Strain heterogeneity": 0.0, "Quality_Score": 86.06, "Lineage": "o__Bacteroidales", "Id": "MAG57", "kindom": "Bacteria", "phylum": "Bacteroidota", "class": "Bacteroidia", "order": "Bacteroidales", "family": "Muribaculaceae", "genus": "CAG-873", "species": null, "Name": "CAG-873 MAG57"}, {"Marker lineage": "o__Bacteroidales (UID2657)", "# genomes": 160, "# markers": 492, "# marker sets": 269, "0": 2, "1": 487, "2": 2, "3": 1, "4": 0, "5+": 0, "Completeness": 99.26, "Contamination": 1.12, "Strain heterogeneity": 0.0, "Quality_Score": 93.66, "Lineage": "o__Bacteroidales", "Id": "MAG58", "kindom": "Bacteria", "phylum": "Bacteroidota", "class": "Bacteroidia", "order": "Bacteroidales", "family": "Bacteroidaceae", "genus": "Phocaeicola", "species": "Phocaeicola sp002493165", "Name": "Phocaeicola sp002493165"}, {"Marker lineage": "o__Clostridiales (UID1212)", "# genomes": 172, "# markers": 263, "# marker sets": 149, "0": 128, "1": 125, "2": 10, "3": 0, "4": 0, "5+": 0, "Completeness": 52.54, "Contamination": 3.04, "Strain heterogeneity": 20.0, "Quality_Score": 37.34, "Lineage": "o__Clostridiales", "Id": "MAG59", "kindom": "Bacteria", "phylum": "Firmicutes_A", "class": "Clostridia", "order": "Oscillospirales", "family": "Oscillospiraceae", "genus": null, "species": null, "Name": "Oscillospiraceae MAG59"}, {"Marker lineage": "k__Bacteria (UID203)", "# genomes": 5449, "# markers": 104, "# marker sets": 58, "0": 70, "1": 33, "2": 1, "3": 0, "4": 0, "5+": 0, "Completeness": 52.59, "Contamination": 1.72, "Strain heterogeneity": 100.0, "Quality_Score": 43.99, "Lineage": "k__Bacteria", "Id": "MAG60", "kindom": "Bacteria", "phylum": "Bacteroidota", "class": "Bacteroidia", "order": "Bacteroidales", "family": "Muribaculaceae", "genus": "Paramuribaculum", "species": null, "Name": "Paramuribaculum MAG60"}, {"Marker lineage": "o__Bacteroidales (UID2617)", "# genomes": 213, "# markers": 406, "# marker sets": 265, "0": 79, "1": 325, "2": 2, "3": 0, "4": 0, "5+": 0, "Completeness": 85.63, "Contamination": 0.75, "Strain heterogeneity": 0.0, "Quality_Score": 81.88, "Lineage": "o__Bacteroidales", "Id": "MAG61", "kindom": "Bacteria", "phylum": "Bacteroidota", "class": "Bacteroidia", "order": "Bacteroidales", "family": "Muribaculaceae", "genus": "Paramuribaculum", "species": null, "Name": "Paramuribaculum MAG61"}, {"Marker lineage": "k__Bacteria (UID2569)", "# genomes": 434, "# markers": 278, "# marker sets": 186, "0": 2, "1": 276, "2": 0, "3": 0, "4": 0, "5+": 0, "Completeness": 98.92, "Contamination": 0.0, "Strain heterogeneity": 0.0, "Quality_Score": 98.92, "Lineage": "k__Bacteria", "Id": "MAG62", "kindom": "Bacteria", "phylum": "Bacteroidota", "class": "Bacteroidia", "order": "Bacteroidales", "family": "Marinifilaceae", "genus": "Odoribacter", "species": null, "Name": "Odoribacter MAG62"}, {"Marker lineage": "o__Clostridiales (UID1212)", "# genomes": 172, "# markers": 263, "# marker sets": 149, "0": 61, "1": 198, "2": 4, "3": 0, "4": 0, "5+": 0, "Completeness": 75.36, "Contamination": 1.09, "Strain heterogeneity": 75.0, "Quality_Score": 69.91, "Lineage": "o__Clostridiales", "Id": "MAG63", "kindom": "Bacteria", "phylum": "Firmicutes_A", "class": "Clostridia", "order": "Oscillospirales", "family": "Oscillospiraceae", "genus": null, "species": null, "Name": "Oscillospiraceae MAG63"}]}}
